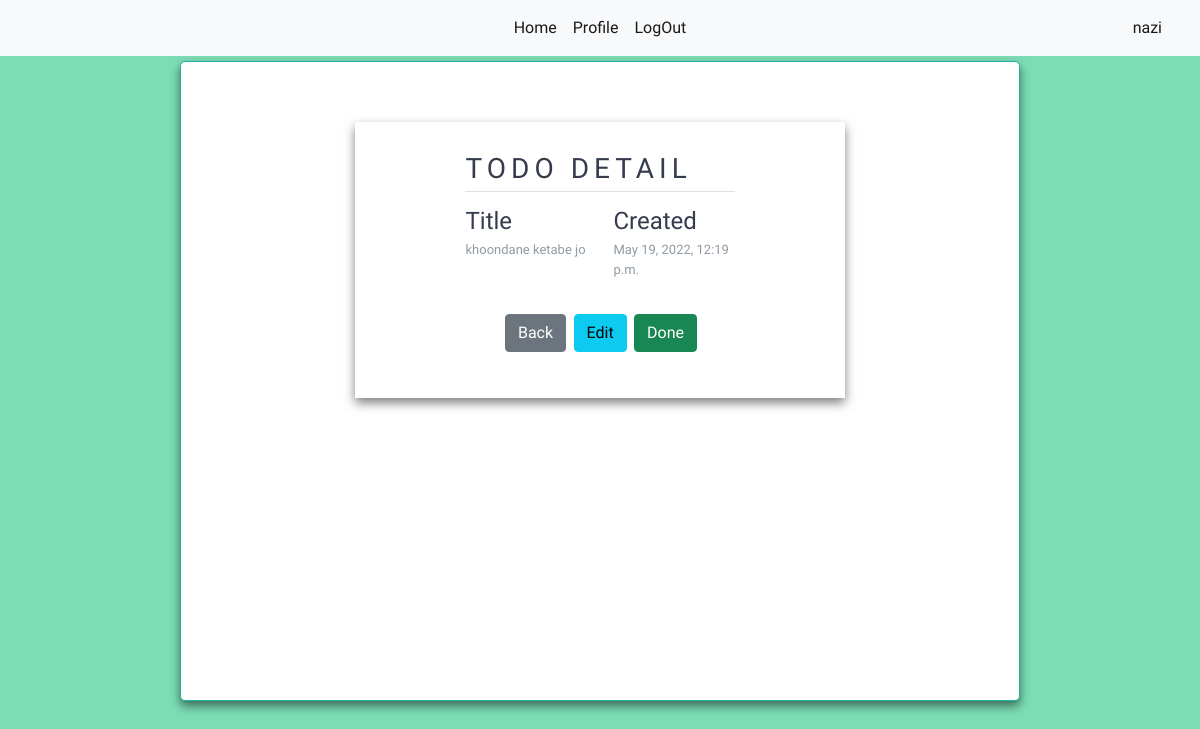
The app's page /todo/tododetail/24 (signed in), older data.
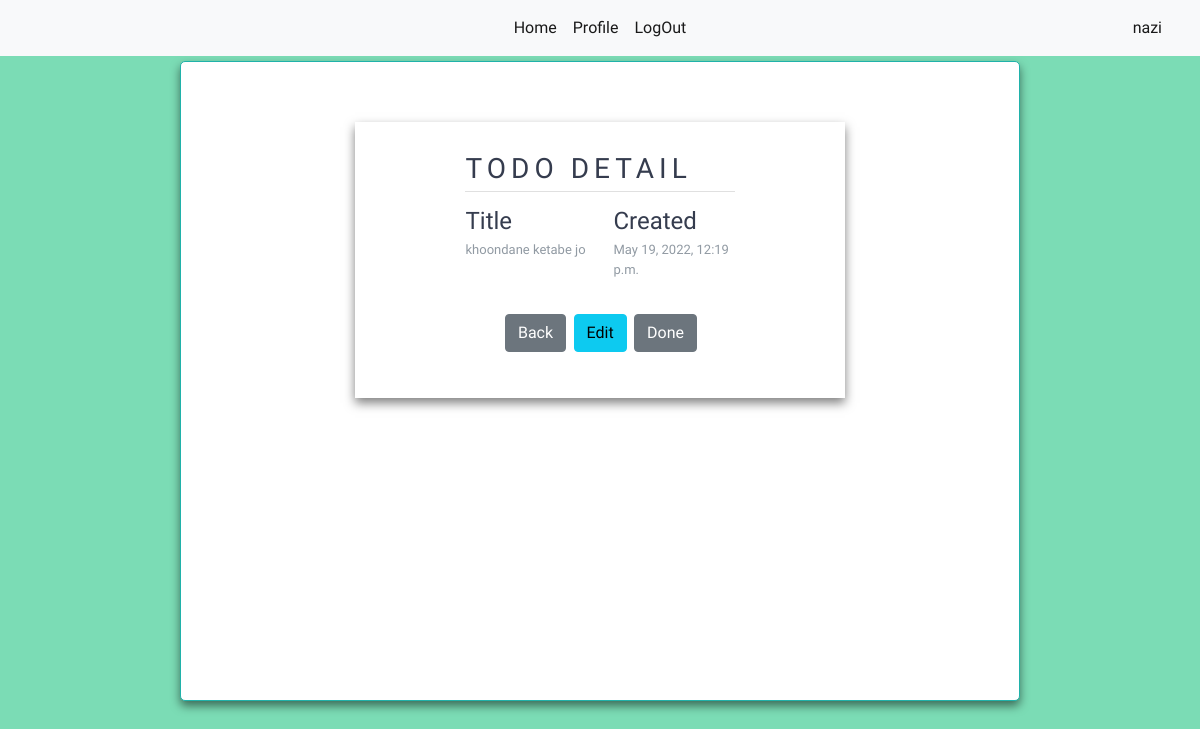
The same page, newer data.
### todo/views.py (the view)
# urls.py: path("tododetail/<int:todo_id>", views.TodoDetailView.as_view(), name="todo_detail"),
class TodoDetailView(LoginRequiredMixin,View):
    template_name = "todo/todo_detail.html"
    def get(self,request,todo_id):
        try:
            todo = Todo.objects.get(pk = todo_id)
            return render(request,self.template_name,{"todo":todo})
        except Todo.DoesNotExist:
            messages.error(request,"todo voojood nadarad ! ")
            return redirect("todo:show_todos")

### todo/templates/todo/todo_detail.html
{% extends 'base.html' %}
{% load static %}
{% block header %}
<link rel="stylesheet" href="{% static 'todo/css/profile_style.css' %}">{% endblock %}
{% block body %}
<div class="wrapper">
    <div class="wrapper-border">
        <div class="right">
            <div class="info">
                <h3>todo detail</h3>
                <div class="info_data">
                    <div class="data">
                        <h4>Title</h4>
                        <p>{{todo.title}}</p>
                    </div>
                    <div class="data">
                        <h4>Created</h4>
                        <p>{{todo.created}}</p>
                    </div>
                </div>
            </div>
            <div class="social_media">
                <ul>
                    <a href="{% url 'todo:show_todos' %}" class="btn btn-secondary">Back</a>
                    <a href="{% url 'todo:todo_edit' todo.id %}" class="btn btn-info">Edit</a>
                    {% if todo.done %}
                    <a href="{% url 'todo:todo_done_edit' todo.id todo.slug %}" class="btn btn-success">Done</a>
                    {% else%}
                    <a href="{% url 'todo:todo_done_edit' todo.id todo.slug %}" class="btn btn-secondary">Done</a>
                    {% endif %}
                </ul>
            </div>
        </div>
    </div>
</div>
{% endblock %}

Row changes from the older to the newer data that the page shows:
changed Todo "khoondane ketabe jo": done True → False (drawn)
